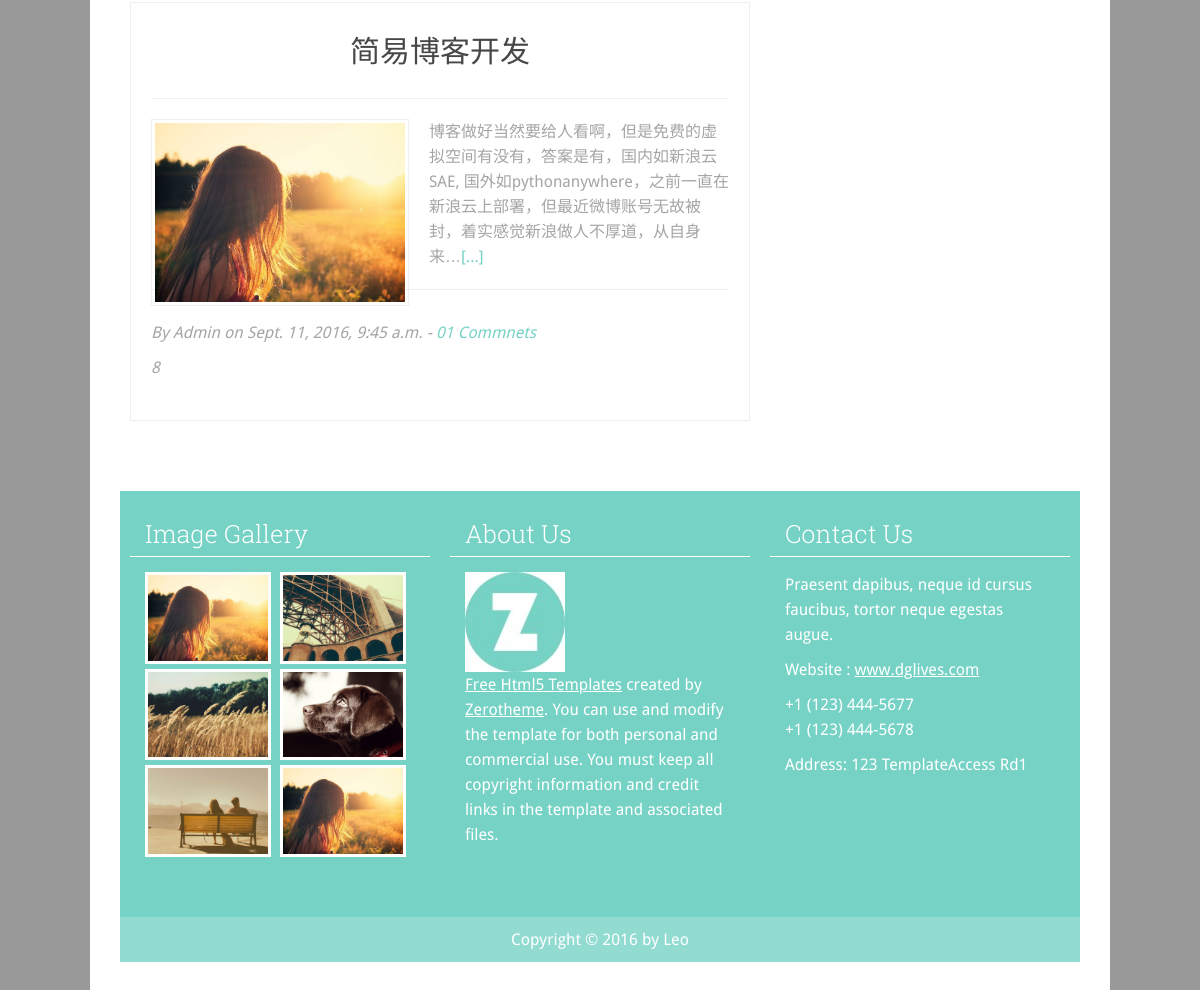
The app's page /iCHD/blog/all (lower part), older data.
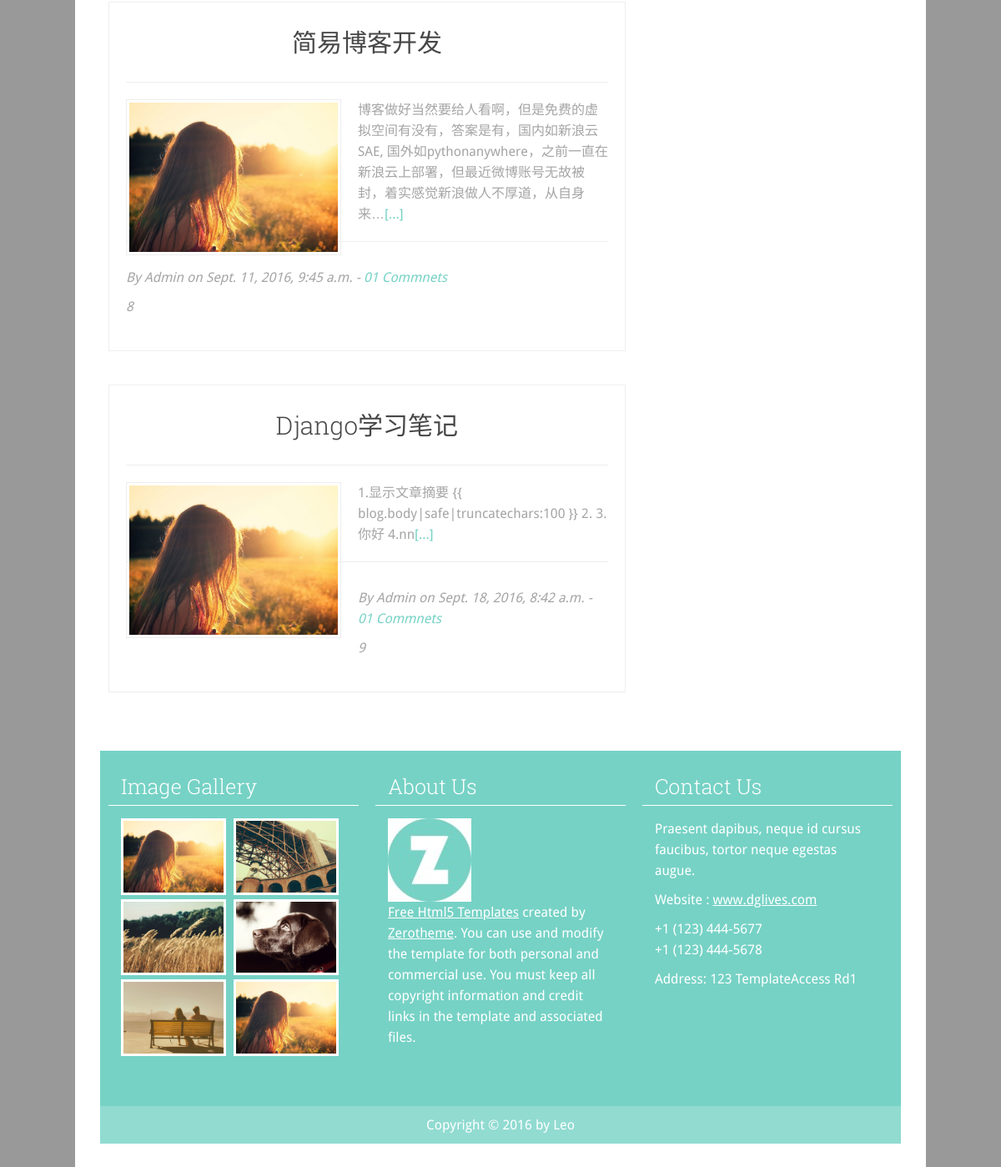
The same page, newer data.
### iCHD/models.py (models this page shows, shortened)
class Blog(models.Model):
    title = models.CharField(max_length=150)
    body = RichTextField(verbose_name="文章内容")
    time = models.DateTimeField()

### iCHD/views.py (the view)
def all(request):
    Blogs = Blog.objects.all()
    blogs = Blog.objects.all()
    contents = []
    for blog in Blogs:
        if len(blog.body) > 100:
            blog.body = blog.body[0:100]
            contents.append(blog.body)
        else:
            contents.append(blog.body)
    return render(request, 'iCHD/all.html', {'blogs':blogs})#, 'contents':contents})#, {'contents':contents})

### iCHD/templates/iCHD/all.html
﻿{% extends "base_blog.html" %}
{% block contents %}
{% for blog in blogs %}
					<article>
						<div class="heading">
							<h2><a href="/iCHD/blog/{{ blog.id }}">{{ blog.title }}</a></h2>
						</div>
						<div class="content">
							<img src="/static/img/img1.jpg" width="250px" height="100px"/>
							<p>{{ blog.body|safe|truncatechars:100 }}<a href="/iCHD/blog/{{ blog.id }}">[...]</a></p>
						</div>
						<div class="info">
							<p>By Admin on {{blog.time}} - <a href="#">01 Commnets</a></p>
							<p> {{ blog.id }}</p>
						</div>
					</article>
				{% endfor %}
{% endblock %}

### iCHD/templates/base_blog.html (shortened to what this page needs)
﻿<!DOCTYPE html>
<html lang="en">
<head>
  	<link rel="stylesheet" href="/static/css/zerogrid.css">
	<link rel="stylesheet" href="/static/css/style.css">
    <link rel="stylesheet" href="/static/css/responsive.css">
</head>
<body>
<div class="wrap-body zerogrid">
<section id="content">
	<div class="wrap-content">
		<div class="row block">
			<div id="main-content" class="col-2-3">
				<div class="wrap-col">
				{% block contents %}
				{% endblock %}
				</div>
			</div>
			<div id="sidebar" class="col-1-3">
			</div>
		</div>
	</div>
</section>
<footer>
	<div class="wrap-footer">
		<div class="row">
			<div class="col-1-3">
				<div class="wrap-col">
					<div class="box">
						<div class="heading"><h2>Image Gallery</h2></div>
						<div class="content gallery">
							<a href="#"><img src="/static/img/img1.jpg" width="120"/></a>
							<a href="#"><img src="/static/img/img2.jpg" width="120"/></a>
							<a href="#"><img src="/static/img/img3.jpg" width="120"/></a>
							<a href="#"><img src="/static/img/img4.jpg" width="120"/></a>
							<a href="#"><img src="/static/img/img5.jpg" width="120"/></a>
							<a href="#"><img src="/static/img/img1.jpg" width="120"/></a>
						</div>
					</div>
				</div>
			</div>
			<div class="col-1-3">
				<div class="wrap-col">
					<div class="box">
						<div class="heading"><h2>About Us</h2></div>
						<div class="content">
							<a href="#" target="_blank"><img src="/static/img/zerotheme.jpg" style="border: 0px;"/></a>
							<p><a href="#" target="_blank">Free Html5 Templates</a> created by <a href="#">Zerotheme</a>. You can use and modify the template for both personal and commercial use. You must keep all copyright information and credit links in the template and associated files.</p>
						</div>
					</div>
				</div>
			</div>
			<div class="col-1-3">
				<div class="wrap-col">
					<div class="box">
						<div class="heading"><h2>Contact Us</h2></div>
						<div class="content">
							<p>Praesent dapibus, neque id cursus faucibus, tortor neque egestas augue.</p>
							<p>Website : <a href="#" target="_blank">www.dglives.com</a></p>
							<p>+1 (123) 444-5677 <br/> +1 (123) 444-5678</p>
							<p>Address: 123 TemplateAccess Rd1</p>
						</div>
					</div>
				</div>
			</div>
		</div>
	</div>
	<div class="copyright">
		<p>Copyright © 2016 by Leo</p>
	</div>
</footer>
</div>
</body></html>

### iCHD/static/css/zerogrid.css (style rules this page uses)
.zerogrid { width: 960px; position: relative; margin: 0 auto; padding: 0px; }
.zerogrid:after { content: "\0020"; display: block; height: 0; clear: both; visibility: hidden; }
.zerogrid .row:before,.row:after { content: '\0020'; display: block; overflow: hidden; visibility: hidden; width: 0; height: 0; }
.zerogrid .row:after { clear: both; }
.zerogrid .row { zoom: 1; }
.zerogrid .wrap-col { margin:10px; }
.zerogrid .col-1-2, .zerogrid .col-1-3, .zerogrid .col-2-3, .zerogrid .col-1-4, .zerogrid .col-2-4, .zerogrid .col-3-4, .zerogrid .col-1-5, .zerogrid .col-2-5, .zerogrid .col-3-5, .zerogrid .col-4-5, .zerogrid .col-1-6, .zerogrid .col-2-6, .zerogrid .col-3-6, .zerogrid .col-4-6, .zerogrid .col-5-6 { float:left; display: inline-block; }
.zerogrid .col-1-3 { width:33.33%; }
.zerogrid .col-2-3 { width:66.66%; }

### iCHD/static/css/style.css (style rules this page uses)
a,abbr,acronym,address,applet,article,aside,audio,b,blockquote,big,body,center,canvas,caption,cite,code,command,datalist,dd,del,details,dfn,dl,div,dt,em,embed,fieldset,figcaption,figure,font,footer,form,h1,h2,h3,h4,h5,h6,header,hgroup,html,i,iframe,img,ins,kbd,keygen,label,legend,li,meter,nav,object,ol,output,p,pre,progress,q,s,samp,section,small,span,source,strike,strong,sub,sup,table,tbody,tfoot,thead,th,tr,tdvideo,tt,u,ul,var { background:transparent;border:0 none;font-size:100%;margin:0;padding:0;border:0;outline:0;vertical-align:top; }
img { vertical-align:top; }
article, aside, audio, canvas, command, datalist, details, embed, figcaption, figure, footer, header, hgroup, keygen, meter, nav, output, progress, section, source, video { display:block; }
article:after, article:before { clear: both; content: '\0020'; display: block; visibility: hidden; width: 0; height: 0; }
.box:after, .box:before { clear: both; content: '\0020'; display: block; visibility: hidden; width: 0; height: 0; }
html, body { width:100%; padding:0; margin:0; }
body { background: #999999;color: #A5A5A5;font: 16px/25px 'Droid Sans',sans-serif; }
body .wrap-body { background:#ffffff; margin: 30px auto; padding: 30px; }
a { color: #76D2C5;text-decoration: none; }
h1, h2, h3 { font-size: 25px; line-height: 35px; font-family: 'Roboto Slab',sans-serif; font-weight: 300; color: #474747; }
h1 a, h2 a, h3 a { color: #474747; text-decoration: none; }
#content .wrap-content { background-color:#FFF; margin-top: 30px; }
#main-content article { margin-bottom:40px; padding:20px; border: 1px solid #EEEEEE; }
#main-content article .heading { text-align: center; border-bottom: 1px solid #EEEEEE; padding: 10px 0 30px 0; margin-bottom: 20px; }
#main-content article .content { margin: 20px 0; }
#main-content article h2 { font-size:30px; }
#main-content article img { float:left; margin:0 20px 10px 0; padding:3px; border:1px solid #EEEEEE; }
#main-content article p { margin-bottom:10px; }
#main-content article .info { font-style:italic; border-top: 1px solid #EEEEEE; padding: 30px 0 10px 0; }
footer { background-color:#76D2C5; margin-top:30px; }
footer .wrap-footer { padding:10px 0px; color:#ffffff; }
footer .box .heading { padding:5px; border-bottom:1px solid #ffffff; }
footer .box .heading h2 { padding:0 10px; color:#ffffff; }
footer .box .content { padding:15px; }
footer .box .content a { color: #ffffff; text-decoration: underline; }
footer .box .content p { margin-bottom: 10px; }
footer .box .gallery img { padding:3px; background: #ffffff; margin: 0 5px 5px 0; }
.copyright { text-align:center; margin-top:20px; background:#91DBD1; padding:10px 0px;color:#ffffff; }

### iCHD/static/css/responsive.css (style rules this page uses)
html { -webkit-text-size-adjust: none; }
img { max-width:100%; height: auto; width: auto\9; }

Row changes from the older to the newer data that the page shows:
added Blog: title "Django学习笔记", body "1.显示文章摘要 {{ blog.body|safe|truncatechars:100 }} 2. 3.你好 4.nn", time "Sept. 18, 2016, 8:42 a.m.", id "9"
